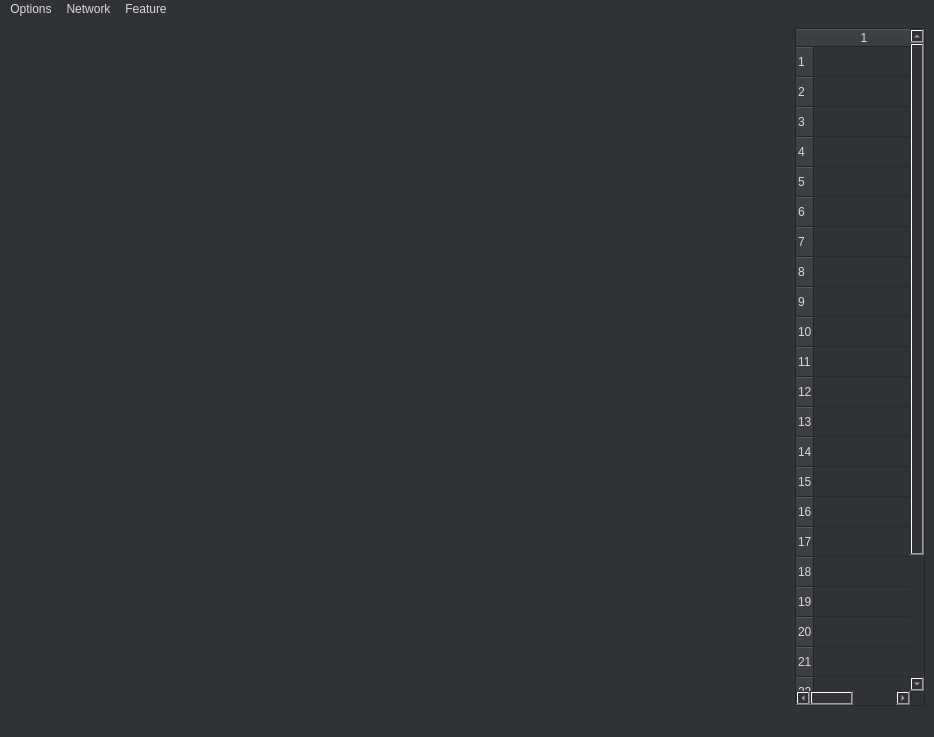
<?xml version="1.0" encoding="UTF-8"?>
<ui version="4.0">
 <class>MainWindow</class>
 <widget class="QMainWindow" name="MainWindow">
  <property name="geometry">
   <rect>
    <x>0</x>
    <y>0</y>
    <width>934</width>
    <height>737</height>
   </rect>
  </property>
  <property name="minimumSize">
   <size>
    <width>500</width>
    <height>500</height>
   </size>
  </property>
  <property name="windowTitle">
   <string>Multilayer perceptron</string>
  </property>
  <property name="styleSheet">
   <string notr="true">color: rgb(217, 217, 217);
background-color: rgb(47, 51, 55);
selection-color: rgb(239, 239, 239);
selection-background-color: rgb(11, 11, 11);</string>
  </property>
  <widget class="QWidget" name="centralwidget">
   <layout class="QGridLayout" name="gridLayout">
    <item row="0" column="0">
     <widget class="s21::LettersPlot" name="widget" native="true">
      <property name="sizePolicy">
       <sizepolicy hsizetype="Preferred" vsizetype="Expanding">
        <horstretch>0</horstretch>
        <verstretch>0</verstretch>
       </sizepolicy>
      </property>
     </widget>
    </item>
    <item row="0" column="1">
     <widget class="QTableWidget" name="tableAnswers">
      <property name="minimumSize">
       <size>
        <width>130</width>
        <height>0</height>
       </size>
      </property>
      <property name="maximumSize">
       <size>
        <width>130</width>
        <height>16777215</height>
       </size>
      </property>
      <property name="styleSheet">
       <string notr="true"/>
      </property>
      <property name="lineWidth">
       <number>1</number>
      </property>
      <property name="showGrid">
       <bool>true</bool>
      </property>
      <property name="gridStyle">
       <enum>Qt::SolidLine</enum>
      </property>
      <property name="sortingEnabled">
       <bool>false</bool>
      </property>
      <property name="rowCount">
       <number>26</number>
      </property>
      <property name="columnCount">
       <number>2</number>
      </property>
      <row/>
      <row/>
      <row/>
      <row/>
      <row/>
      <row/>
      <row/>
      <row/>
      <row/>
      <row/>
      <row/>
      <row/>
      <row/>
      <row/>
      <row/>
      <row/>
      <row/>
      <row/>
      <row/>
      <row/>
      <row/>
      <row/>
      <row/>
      <row/>
      <row/>
      <row/>
      <column/>
      <column/>
     </widget>
    </item>
   </layout>
  </widget>
  <widget class="QMenuBar" name="menubar">
   <property name="geometry">
    <rect>
     <x>0</x>
     <y>0</y>
     <width>934</width>
     <height>20</height>
    </rect>
   </property>
   <property name="styleSheet">
    <string notr="true"/>
   </property>
   <widget class="QMenu" name="menuLearn">
    <property name="title">
     <string>Options</string>
    </property>
    <addaction name="load_network_action"/>
    <addaction name="save_network_action"/>
    <addaction name="separator"/>
    <addaction name="settings_action"/>
   </widget>
   <widget class="QMenu" name="menuNetwork">
    <property name="title">
     <string>Network</string>
    </property>
    <addaction name="learn_action"/>
    <addaction name="test_action"/>
   </widget>
   <widget class="QMenu" name="menuFeature">
    <property name="title">
     <string>Feature</string>
    </property>
    <addaction name="open_graph_action"/>
    <addaction name="separator"/>
    <addaction name="load_image_letter_action"/>
   </widget>
   <addaction name="menuLearn"/>
   <addaction name="menuNetwork"/>
   <addaction name="menuFeature"/>
  </widget>
  <widget class="QStatusBar" name="statusbar"/>
  <action name="settings_action">
   <property name="text">
    <string>Settings</string>
   </property>
  </action>
  <action name="load_network_action">
   <property name="text">
    <string>Load Network</string>
   </property>
  </action>
  <action name="save_network_action">
   <property name="text">
    <string>Save Network</string>
   </property>
  </action>
  <action name="learn_action">
   <property name="text">
    <string>Learn</string>
   </property>
  </action>
  <action name="test_action">
   <property name="text">
    <string>Test</string>
   </property>
  </action>
  <action name="open_graph_action">
   <property name="text">
    <string>Open Graph</string>
   </property>
  </action>
  <action name="load_image_letter_action">
   <property name="text">
    <string>Load image letter</string>
   </property>
  </action>
 </widget>
 <customwidgets>
  <customwidget>
   <class>s21::LettersPlot</class>
   <extends>QWidget</extends>
   <header location="global">qclass/letter_plot/letters_plot.h</header>
   <container>1</container>
  </customwidget>
 </customwidgets>
 <resources/>
 <connections/>
</ui>
